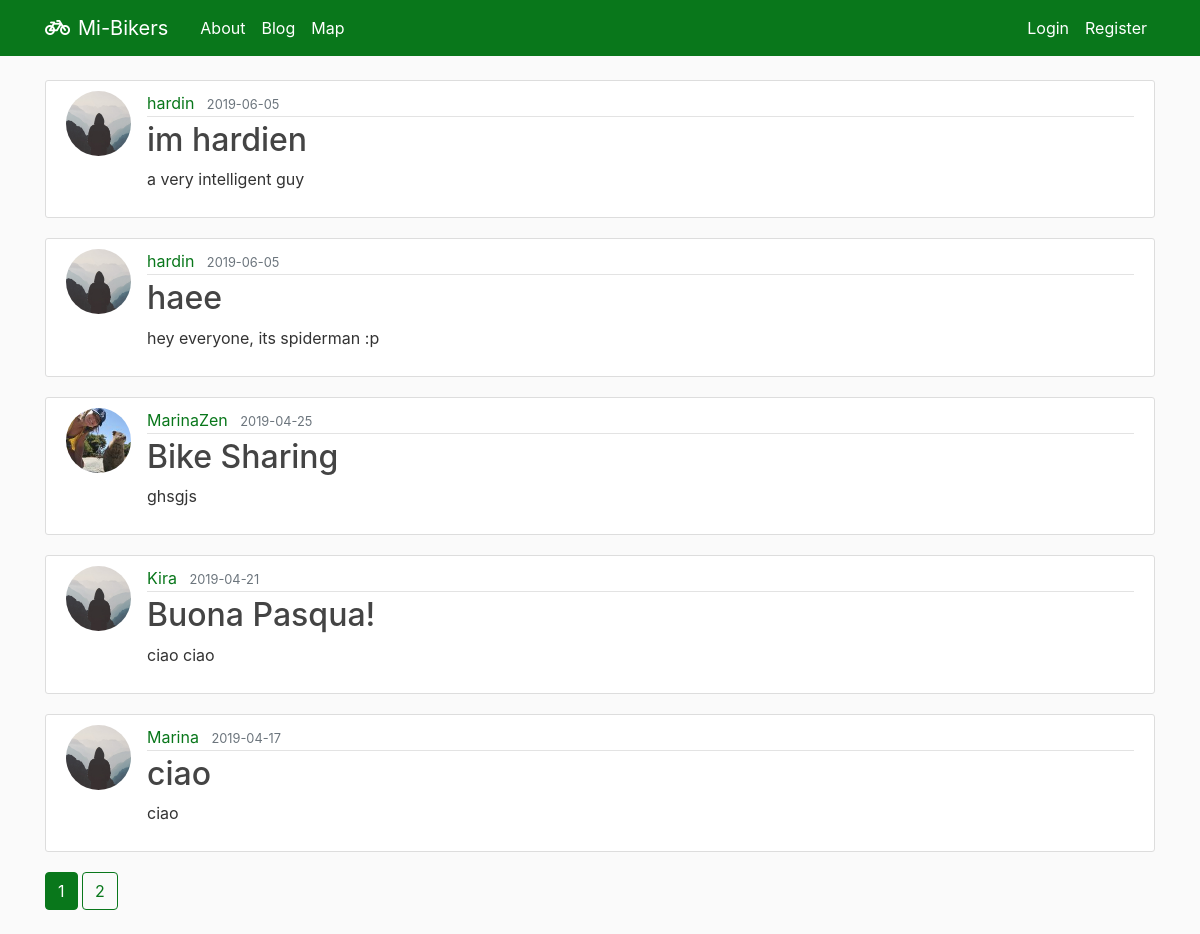
Page /blog on the committed database.
### flaskblog/models.py (models this page shows, shortened)
class Post(db.Model):
    id = db.Column(db.Integer, primary_key=True)
    title = db.Column(db.String(100), nullable=False)
    date_posted = db.Column(db.DateTime, nullable=False, default=datetime.utcnow)
    content = db.Column(db.Text, nullable=False)
    user_id = db.Column(db.Integer, db.ForeignKey('user.id'), nullable=False)

class User(db.Model, UserMixin):
    id = db.Column(db.Integer, primary_key=True)
    username = db.Column(db.String(20), unique=True, nullable=False)
    email = db.Column(db.String(120), unique=True, nullable=False)
    image_file = db.Column(db.String(20), nullable=False, default='default.jpg')
    password = db.Column(db.String(60), nullable=False)
    posts = db.relationship('Post', backref='author', lazy=True)

### flaskblog/main/routes.py (the view)
@main.route("/blog")
def blog():
    page = request.args.get('page', 1, type=int)
    posts = Post.query.order_by(Post.date_posted.desc()).paginate(page=page, per_page=5)
    return render_template('blog.html', posts=posts)

### flaskblog/templates/blog.html
{% extends "layout.html" %}
{% block content %}
    {% for post in posts.items %}
        <article class="media content-section">
          <img class="rounded-circle article-img" src="{{ url_for('static', filename='profile_pics/' + post.author.image_file) }}">
          <div class="media-body">
            <div class="article-metadata">
              <a class="mr-2" href="{{ url_for('users.user_posts', username=post.author.username) }}">{{ post.author.username }}</a>
              <small class="text-muted">{{ post.date_posted.strftime('%Y-%m-%d') }}</small>
            </div>
            <h2><a class="article-title" href="{{ url_for('posts.post', post_id=post.id) }}">{{ post.title }}</a></h2>
            <p class="article-content">{{ post.content }}</p>
          </div>
        </article>
    {% endfor %}
    {% for page_num in posts.iter_pages(left_edge=1, right_edge=1, left_current=1, right_current=2) %}
      {% if page_num %}
        {% if posts.page == page_num %}
          <a class="btn btn-info mb-4" href="{{ url_for('main.blog', page=page_num) }}">{{ page_num }}</a>
        {% else %}
          <a class="btn btn-outline-info mb-4" href="{{ url_for('main.blog', page=page_num) }}">{{ page_num }}</a>
        {% endif %}
      {% else %}
        ...
      {% endif %}
    {% endfor %}
{% endblock content %}

### flaskblog/static/css/main.css (style rules this page uses)
body { background: #fafafa; color: #333333; margin-top: 3.5rem; }
a { color: rgb(9, 119, 27); text-decoration: none; background-color: transparent; }
h1, h2, h3, h4, h5, h6 { color: #ff6347; }
.content-section { background: #ffffff; padding: 10px 20px; border: 1px solid #dddddd; border-radius: 3px; margin-bottom: 20px; }
.article-title { color: #444444; }
.article-content { white-space: pre-line; }
.article-img { height: 65px; width: 65px; margin-right: 16px; }
.article-metadata { padding-bottom: 1px; margin-bottom: 4px; border-bottom: 1px solid #e3e3e3 }
.btn-info { color: #fff; background-color: rgb(9, 119, 27); border-color: rgb(9, 119, 27); }
.btn-outline-info { color: rgb(9, 119, 27); background-color: transparent; background-image: none; border-color: rgb(9, 119, 27); }

### rows in the picture
Post: image_file (placeholder picture), author.username "hardin", date_posted "2019-06-05", title "im hardien", content "a very intelligent guy"
Post: image_file (placeholder picture), author.username "hardin", date_posted "2019-06-05", title "haee", content "hey everyone, its spiderman :p"
Post: image_file (picture), author.username "MarinaZen", date_posted "2019-04-25", title "Bike Sharing", content "ghsgjs"
Post: image_file (placeholder picture), author.username "Kira", date_posted "2019-04-21", title "Buona Pasqua!", content "ciao ciao"
Post: image_file (placeholder picture), author.username "Marina", date_posted "2019-04-17", title "ciao", content "ciao"

### other values in the picture
{{ page_num }} "1"
{{ page_num }} "2"
